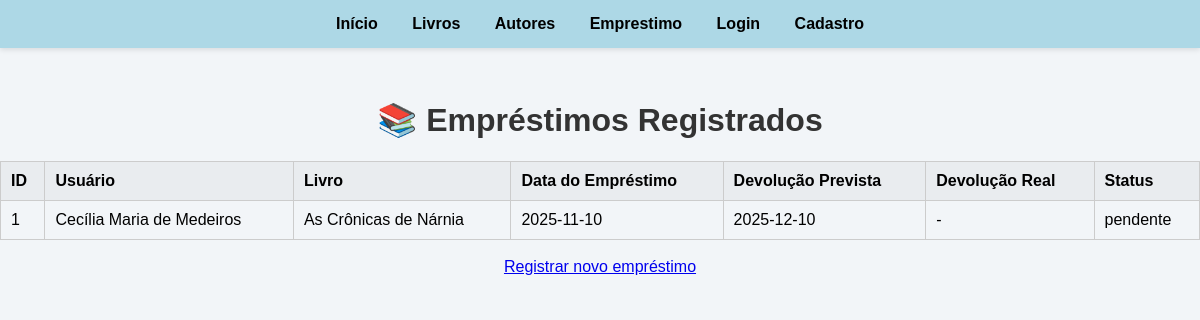
Page /ver_emprestimos (signed in) on the committed database.
### tables this page shows
CREATE TABLE emprestimos (
    id_emprestimo INTEGER PRIMARY KEY AUTOINCREMENT,
    usuario_id INTEGER,
    livro_id INTEGER,
    data_emprestimo DATE,
    data_devolucao_prevista DATE,
    data_devolucao_real DATE,
    status_emprestimo TEXT CHECK(status_emprestimo IN ('pendente', 'devolvido', 'atrasado')),
    FOREIGN KEY (usuario_id) REFERENCES usuarios(id_usuario),
    FOREIGN KEY (livro_id) REFERENCES livros(id_livro)
);

CREATE TABLE usuarios (
    id_usuario INTEGER PRIMARY KEY AUTOINCREMENT,
    senha_usuario VARCHAR(8) NOT NULL,
    nome_usuario VARCHAR(255) NOT NULL,
    email VARCHAR(255),
    numero_telefone VARCHAR(15),
    data_inscricao DATE,
    multa_atual DECIMAL(10,2)
);

CREATE TABLE livros (
    id_livro INTEGER PRIMARY KEY AUTOINCREMENT,
    autor_id INTEGER NOT NULL,
    titulo VARCHAR(255) NOT NULL,
    isbn VARCHAR(13) NOT NULL,
    ano_publicacao INTEGER,
    genero_id INTEGER,
    editora_id INTEGER,
    quantidade_disponivel INTEGER,
    resumo TEXT,
    FOREIGN KEY (autor_id) REFERENCES autores(id_autor),
    FOREIGN KEY (genero_id) REFERENCES generos(id_genero),
    FOREIGN KEY (editora_id) REFERENCES editoras(id_editora)
);

### app.py (the view)
@app.route('/ver_emprestimos')
@login_required
def ver_emprestimos():
    conexao = obter_conexao()
    consulta = '''
        SELECT
            emprestimos.id_emprestimo,
            usuarios.nome_usuario,
            livros.titulo,
            emprestimos.data_emprestimo,
            emprestimos.data_devolucao_prevista,
            emprestimos.data_devolucao_real,
            emprestimos.status_emprestimo
        FROM emprestimos
        JOIN usuarios ON emprestimos.usuario_id = usuarios.id_usuario
        JOIN livros ON emprestimos.livro_id = livros.id_livro
        ORDER BY emprestimos.data_emprestimo DESC
    '''
    lista_emprestimos = conexao.execute(consulta).fetchall()
    conexao.close()
    return render_template('ver_emprestimos.html', lista_emprestimos=lista_emprestimos)

### app.py (called while the page is built)
@login_manager.user_loader
def load_user(user_id):
    return User.achar_email(user_id)

### database.py (called while the page is built)
def obter_conexao():
    conexao = sqlite3.connect('livros.db')
    conexao.row_factory = sqlite3.Row
    return conexao

### modelos/__init__.py (called while the page is built)
    @classmethod
    def achar_email(cls, email):
        conexao = obter_conexao()
        sql = "SELECT * FROM usuarios WHERE email = ?"
        resultado = conexao.execute(sql, (email,)).fetchone()
        if resultado:
            return User(
                email=resultado['email'],
                nome=resultado['nome_usuario'],
                senha=resultado['senha_usuario'],
                numero_telefone=resultado['numero_telefone'],
                data_inscricao=resultado['data_inscricao']
            )
        return None

### templates/ver_emprestimos.html (shortened to what this page needs)
{% extends 'base.html' %}
{% block conteudo %}
<h1>📚 Empréstimos Registrados</h1>
{% if lista_emprestimos %}
<table border="1" cellpadding="8" cellspacing="0">
    <thead>
        <tr>
            <th>ID</th>
            <th>Usuário</th>
            <th>Livro</th>
            <th>Data do Empréstimo</th>
            <th>Devolução Prevista</th>
            <th>Devolução Real</th>
            <th>Status</th>
        </tr>
    </thead>
    <tbody>
        {% for emprestimo in lista_emprestimos %}
        <tr>
            <td>{{ emprestimo.id_emprestimo }}</td>
            <td>{{ emprestimo.nome_usuario }}</td>
            <td>{{ emprestimo.titulo }}</td>
            <td>{{ emprestimo.data_emprestimo }}</td>
            <td>{{ emprestimo.data_devolucao_prevista }}</td>
            <td>{{ emprestimo.data_devolucao_real if emprestimo.data_devolucao_real else '-' }}</td>
            <td>{{ emprestimo.status_emprestimo }}</td>
        </tr>
        {% endfor %}
    </tbody>
</table>
{% else %}
<p>Não há empréstimos registrados no momento.</p>
{% endif %}
<br>
<a href="{{ url_for('emprestimo') }}">Registrar novo empréstimo</a>
{% endblock %}

### static/style.css (style rules this page uses)
body { background-color: #f2f5f8; margin: 0; font-family: Arial, sans-serif; text-align: center; padding-top: 80px; }
h1 { color: #333; }
table { width: 100%; border-collapse: collapse; margin-top: 20px; }
table th, table td { border: 1px solid #ccc; padding: 10px; text-align: left; }
table th { background-color: #e9ecef; }

### rows in the picture
emprestimos: id_emprestimo "1", nome_usuario "Cecília Maria de Medeiros", titulo "As Crônicas de Nárnia", data_emprestimo "2025-11-10", data_devolucao_prevista "2025-12-10", data_devolucao_real "-", status_emprestimo "pendente"
